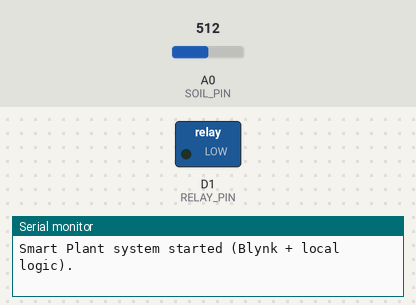
Simulated run of this sketch. Board: ESP8266 (NodeMCU). Shown: switched loads named in the sketch (green lamp = pin HIGH), the last lines printed to the serial monitor. The inputs (shaded band) are chosen by the test bench; at power-on: A0 (SOIL_PIN) = 512. WiFi joins after 1.5 s; servers stay silent unless stated.

Above: at 3.1 s.
3.2 s: A0 (SOIL_PIN) set to 764
13.4 s: A0 (SOIL_PIN) set to 797
At 18.1 s:
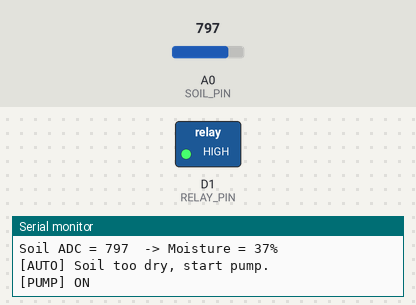
Timing chart, 0 to 21.6 s (numbered marks = the images above; inputs shaded):
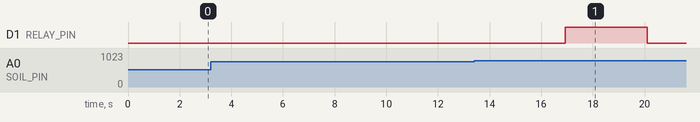

The sketch:

watering_system.ino
```cpp
/***************************************************
 * Smart Plant - ESP8266 + Soil Sensor + Relay + Blynk
 * Board: NodeMCU 1.0 (ESP-12E Module)
 ***************************************************/

// Debug print
#define BLYNK_PRINT Serial

// === Blynk Template & Auth ===
#define BLYNK_TEMPLATE_ID "your_template_id"  // Replace this with your Template ID from Blynk Cloud
#define BLYNK_TEMPLATE_NAME "your_template_name"
#define BLYNK_AUTH_TOKEN "your_blynk_auth_token"

// === Wi-Fi Settings (replace with your AP) ===
char auth[] = BLYNK_AUTH_TOKEN;
const char* ssid = "your_wifi_ssid";
const char* pass = "your_wifi_password";

#include <ESP8266WiFi.h>
#include <BlynkSimpleEsp8266.h>

// === Hardware Pin Definitions ===
#define SOIL_PIN   A0        // Connect the soil moisture sensor A0 analog output here
#define RELAY_PIN  D1        // Relay IN pin; change this if you use another pin

// === Relay Trigger Logic ===
// Based on current testing: HIGH = pump ON, LOW = pump OFF
#define RELAY_ON   HIGH
#define RELAY_OFF  LOW

// === Auto-Watering Parameters (adjust as needed) ===
const unsigned long PUMP_DURATION_MS = 3000;            // Maximum watering duration per run: 5 seconds
const unsigned long MIN_INTERVAL_MS  = 10UL * 1 * 1000; // Minimum interval between watering runs: 10 minutes (can be shorter for testing)
const int HYSTERESIS_PCT = 10;                          // Moisture hysteresis: stop threshold = low threshold + 10%

// === Soil Moisture Calibration (A0 reading: 0-1023) ===
// Recommended soilDryAdc value is 1023 (ESP8266 analogRead usually maxes out at 1023)
int soilDryAdc  = 1023;  // A0 value in air or very dry soil
int soilWetAdc  = 430;   // A0 value in water or very wet soil

// ===================================================
// Blynk virtual pins (remapped to avoid V1/V2/V3)
// ===================================================
#define VPIN_SOIL        10   // V10: Soil Moisture %
#define VPIN_THRESHOLD   11   // V11: Slider -> Auto LOW threshold %
#define VPIN_AUTOMODE    12   // V12: Switch -> Auto mode ON/OFF
#define VPIN_MANUAL      13   // V13: Button -> Manual pump (push)
#define VPIN_PUMP_STATE  14   // V14: LED/Value -> Pump state (1=ON, 0=OFF)

BlynkTimer timer;

bool autoMode = true;
int  autoThreshold = 40;

bool pumpOn = false;
unsigned long pumpStartTime = 0;

// Use the last pump stop time as the interval reference
unsigned long lastPumpEndTime = 0;   // 0 = watering has not run yet
int lastMoisturePct = 0;

// Convert the A0 reading to 0-100% (0 = driest, 100 = wettest)
int adcToPercent(int adcRaw)
{
  if (adcRaw < soilWetAdc) adcRaw = soilWetAdc;
  if (adcRaw > soilDryAdc) adcRaw = soilDryAdc;

  int pct = map(adcRaw, soilDryAdc, soilWetAdc, 0, 100);
  if (pct < 0)   pct = 0;
  if (pct > 100) pct = 100;
  return pct;
}

// Start the pump for one watering run
void startPumpOnce()
{
  unsigned long now = millis();

  // Enforce the interval based on the last pump stop time
  if (lastPumpEndTime != 0 && (now - lastPumpEndTime < MIN_INTERVAL_MS)) {
    Serial.println(F("[PUMP] Skip: interval too short."));
    return;
  }

  Serial.println(F("[PUMP] ON"));
  digitalWrite(RELAY_PIN, RELAY_ON);
  pumpOn = true;
  pumpStartTime = now;

  // Report the pump state to V14 (do not write back to the manual button)
  Blynk.virtualWrite(VPIN_PUMP_STATE, 1);
}

// Stop the pump
void stopPump()
{
  if (!pumpOn) return;

  Serial.println(F("[PUMP] OFF"));
  digitalWrite(RELAY_PIN, RELAY_OFF);
  pumpOn = false;

  // Record the pump stop time for MIN_INTERVAL
  lastPumpEndTime = millis();

  // Report the pump state to V14
  Blynk.virtualWrite(VPIN_PUMP_STATE, 0);
}

// Periodically read soil moisture, upload it, and evaluate auto-watering
void readSoilAndControl()
{
  int adcRaw = analogRead(SOIL_PIN);
  int moisturePct = adcToPercent(adcRaw);
  lastMoisturePct = moisturePct;

  Serial.print(F("Soil ADC = "));
  Serial.print(adcRaw);
  Serial.print(F("  -> Moisture = "));
  Serial.print(moisturePct);
  Serial.println(F("%"));

  // Upload to Blynk: V10
  Blynk.virtualWrite(VPIN_SOIL, moisturePct);

  // Auto-watering only handles turning the pump on
  if (autoMode && !pumpOn) {
    if (moisturePct < autoThreshold) {
      Serial.println(F("[AUTO] Soil too dry, start pump."));
      startPumpOnce();
    }
  }
}

// Stop the pump when the duration is reached or the soil is wet enough
void pumpSafetyCheck()
{
  if (!pumpOn) return;

  unsigned long now = millis();
  bool timeUp = (now - pumpStartTime >= PUMP_DURATION_MS);

  int highThreshold = autoThreshold + HYSTERESIS_PCT;
  if (highThreshold > 100) highThreshold = 100;
  bool wetEnough = (lastMoisturePct >= highThreshold);

  if (timeUp || wetEnough) {
    if (timeUp)    Serial.println(F("[PUMP] Duration reached, stop pump."));
    if (wetEnough) Serial.println(F("[PUMP] Soil moisture high enough, stop pump."));
    stopPump();
  }
}

// ===================== Blynk Callbacks =====================

// V11: Slider sets the auto-watering low threshold
BLYNK_WRITE(VPIN_THRESHOLD)
{
  autoThreshold = param.asInt();
  Serial.print(F("[Blynk] New autoThreshold = "));
  Serial.println(autoThreshold);
}

// V12: Switch toggles auto mode ON/OFF
BLYNK_WRITE(VPIN_AUTOMODE)
{
  autoMode = (param.asInt() == 1);
  Serial.print(F("[Blynk] Auto mode = "));
  Serial.println(autoMode ? "ON" : "OFF");
}

// V13: Button manually starts one pump run (Push mode is recommended)
BLYNK_WRITE(VPIN_MANUAL)
{
  int btn = param.asInt();
  if (btn == 1) {
    Serial.println(F("[Blynk] Manual pump button pressed."));
    startPumpOnce();
  }
  // Releasing the button does not force the pump off; pumpSafetyCheck controls it
}

BLYNK_CONNECTED()
{
  // Sync current settings to the app after connection
  Blynk.virtualWrite(VPIN_THRESHOLD, autoThreshold);
  Blynk.virtualWrite(VPIN_AUTOMODE, autoMode ? 1 : 0);
  Blynk.virtualWrite(VPIN_PUMP_STATE, pumpOn ? 1 : 0);
}

// =======================================================

void setup()
{
  Serial.begin(9600);
  delay(100);

  pinMode(RELAY_PIN, OUTPUT);
  digitalWrite(RELAY_PIN, RELAY_OFF);

  // Connect to Blynk Cloud
  Blynk.begin(auth, ssid, pass);

  // Update moisture and decide whether to start the pump every 5 seconds
  timer.setInterval(5000L, readSoilAndControl);
  // Check whether to stop the pump every 200 ms
  timer.setInterval(200L, pumpSafetyCheck);

  Serial.println(F("Smart Plant system started (Blynk + local logic)."));
}

void loop()
{
  Blynk.run();
  timer.run();
}
```

Measured:
- the behaviour switches between 782 and 783 on A0 (SOIL_PIN) (found by bisection; images 0 and 1)
- after the input at 13.4 s, D1 (RELAY_PIN): LOW → HIGH after 3.5 s, → LOW 3.2 s later
